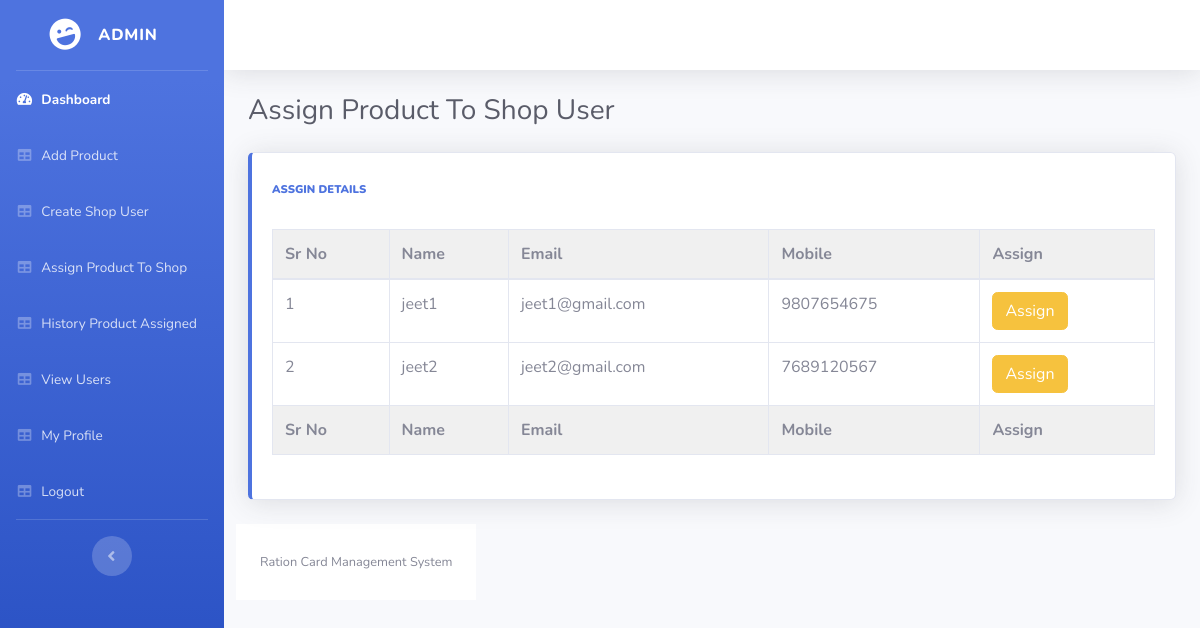
The page /assign_product.php on the database its author committed.
### tables this page shows
CREATE TABLE `shop_registeration` (
  `shop_id` int(11) NOT NULL,
  `s_name` varchar(255) NOT NULL,
  `s_email` varchar(255) NOT NULL,
  `s_password` varchar(255) NOT NULL,
  `s_mobile_no` bigint(20) NOT NULL,
  `city` varchar(255) NOT NULL,
  `address` text NOT NULL,
  `aadhar_number` bigint(20) NOT NULL
);

### assign_product.php (the view, shortened to what this page needs)
<?php include "user_includes/header.php" ;?>
        <div class="container-fluid">
          <div class="d-sm-flex align-items-center justify-content-between mb-4">
            <h1 class="h3 mb-0 text-gray-800">Assign Product To Shop User</h1>
          </div>
    <div class="body">
    <div class="row">
            <div class="col-lg-12 mb-4">
              <div class="card border-left-primary shadow h-100 py-2">
                <div class="card-body">
                  <div class="row no-gutters align-items-center">
                    <div class="col mr-2">
                      <div class="text-xs font-weight-bold text-primary text-uppercase mb-1">
                      <b>
                      Assgin Details
                      </b></div>
                      <br>
</div>
    <br>
<table class="table table-bordered table-hover dataTable " id="dataTable" width="100%" cellspacing="0">
<br>
<thead >
<tr>
            <th>Sr No</th>
            <th>Name</th>
            <th>Email</th>
            <th>Mobile</th>
            <th>Assign</th>
        </tr>
    </thead>
    <tfoot >
        <tr>
            <th>Sr No</th>
            <th>Name</th>
            <th>Email</th>
            <th>Mobile</th>
            <th>Assign</th>
        </tr>
    </tfoot>
    <tbody>
<?php
$query  = "SELECT * FROM shop_registeration";
$result = mysqli_query($connection,$query);
if($result)
{
    $i=1;
    while($row=mysqli_fetch_assoc($result))
    {
        $shop_id = $row['shop_id'];
        $s_name=$row['s_name'];
        $s_email=$row['s_email'];
        $s_mobile_no=$row['s_mobile_no'];
        ?>
    <tr>
        <td>
        <?php echo $i  ?>
        </td>
        <td>
            <?php echo $s_name  ?>
        </td>
        <td>
            <?php echo $s_email  ?>
        </td><td>
            <?php echo $s_mobile_no  ?>
        </td>
        <td>
            <a href="assign_to_shop.php?shop_id=<?php echo $shop_id;?>" class="btn btn-warning">
                Assign
            </a>
        </td>
                                    </tr>
                                    <?php
                        $i++;
                        }
}
            ?>
                      </tbody>
</table>
</div>
    </div>
        </div>
      </div>
  <?php include "user_includes/footer.php" ;?>

### user_includes/header.php (style rules this page uses)
thead,tfoot { background-color:rgb(240, 240, 240); }

### rows shown on the page
shop_registeration: s_name "jeet1", s_email "jeet1@gmail.com", s_mobile_no "9807654675"
shop_registeration: s_name "jeet2", s_email "jeet2@gmail.com", s_mobile_no "7689120567"
